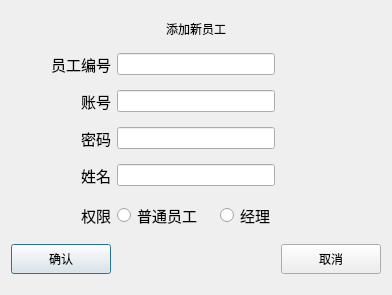
<?xml version="1.0" encoding="UTF-8"?>
<ui version="4.0">
 <class>dlgAddUser</class>
 <widget class="QDialog" name="dlgAddUser">
  <property name="geometry">
   <rect>
    <x>0</x>
    <y>0</y>
    <width>375</width>
    <height>295</height>
   </rect>
  </property>
  <property name="windowTitle">
   <string>Dialog</string>
  </property>
  <layout class="QGridLayout" name="gridLayout">
   <item row="3" column="0">
    <widget class="QLabel" name="label_2">
     <property name="font">
      <font>
       <pointsize>11</pointsize>
      </font>
     </property>
     <property name="text">
      <string>密码</string>
     </property>
     <property name="alignment">
      <set>Qt::AlignRight|Qt::AlignTrailing|Qt::AlignVCenter</set>
     </property>
    </widget>
   </item>
   <item row="5" column="4">
    <widget class="QRadioButton" name="radioButton_2">
     <property name="font">
      <font>
       <pointsize>11</pointsize>
      </font>
     </property>
     <property name="text">
      <string>经理</string>
     </property>
    </widget>
   </item>
   <item row="4" column="1" colspan="4">
    <widget class="QLineEdit" name="leName"/>
   </item>
   <item row="6" column="0">
    <widget class="QPushButton" name="BtnEnter">
     <property name="minimumSize">
      <size>
       <width>100</width>
       <height>30</height>
      </size>
     </property>
     <property name="maximumSize">
      <size>
       <width>100</width>
       <height>16777215</height>
      </size>
     </property>
     <property name="text">
      <string>确认</string>
     </property>
    </widget>
   </item>
   <item row="2" column="0">
    <widget class="QLabel" name="label">
     <property name="font">
      <font>
       <pointsize>11</pointsize>
      </font>
     </property>
     <property name="text">
      <string>账号</string>
     </property>
     <property name="alignment">
      <set>Qt::AlignRight|Qt::AlignTrailing|Qt::AlignVCenter</set>
     </property>
    </widget>
   </item>
   <item row="3" column="1" colspan="4">
    <widget class="QLineEdit" name="lePassword"/>
   </item>
   <item row="2" column="1" colspan="4">
    <widget class="QLineEdit" name="leAccount"/>
   </item>
   <item row="5" column="0">
    <widget class="QLabel" name="label_4">
     <property name="font">
      <font>
       <pointsize>11</pointsize>
      </font>
     </property>
     <property name="text">
      <string>权限</string>
     </property>
     <property name="alignment">
      <set>Qt::AlignRight|Qt::AlignTrailing|Qt::AlignVCenter</set>
     </property>
    </widget>
   </item>
   <item row="6" column="5">
    <widget class="QPushButton" name="BtnCancel">
     <property name="minimumSize">
      <size>
       <width>100</width>
       <height>30</height>
      </size>
     </property>
     <property name="maximumSize">
      <size>
       <width>100</width>
       <height>16777215</height>
      </size>
     </property>
     <property name="text">
      <string>取消</string>
     </property>
    </widget>
   </item>
   <item row="5" column="3">
    <spacer name="horizontalSpacer">
     <property name="orientation">
      <enum>Qt::Horizontal</enum>
     </property>
     <property name="sizeHint" stdset="0">
      <size>
       <width>40</width>
       <height>20</height>
      </size>
     </property>
    </spacer>
   </item>
   <item row="0" column="1" colspan="4">
    <widget class="QLabel" name="label_5">
     <property name="maximumSize">
      <size>
       <width>16777215</width>
       <height>20</height>
      </size>
     </property>
     <property name="text">
      <string>添加新员工</string>
     </property>
     <property name="alignment">
      <set>Qt::AlignCenter</set>
     </property>
    </widget>
   </item>
   <item row="5" column="1">
    <widget class="QRadioButton" name="radioButton">
     <property name="font">
      <font>
       <pointsize>11</pointsize>
      </font>
     </property>
     <property name="text">
      <string>普通员工</string>
     </property>
    </widget>
   </item>
   <item row="4" column="0">
    <widget class="QLabel" name="label_3">
     <property name="font">
      <font>
       <pointsize>11</pointsize>
      </font>
     </property>
     <property name="text">
      <string>姓名</string>
     </property>
     <property name="alignment">
      <set>Qt::AlignRight|Qt::AlignTrailing|Qt::AlignVCenter</set>
     </property>
    </widget>
   </item>
   <item row="1" column="0">
    <widget class="QLabel" name="label_6">
     <property name="font">
      <font>
       <family>宋体</family>
       <pointsize>11</pointsize>
      </font>
     </property>
     <property name="text">
      <string>员工编号</string>
     </property>
     <property name="alignment">
      <set>Qt::AlignRight|Qt::AlignTrailing|Qt::AlignVCenter</set>
     </property>
    </widget>
   </item>
   <item row="1" column="1" colspan="4">
    <widget class="QLineEdit" name="LeID"/>
   </item>
  </layout>
 </widget>
 <tabstops>
  <tabstop>leAccount</tabstop>
  <tabstop>lePassword</tabstop>
  <tabstop>leName</tabstop>
  <tabstop>radioButton</tabstop>
  <tabstop>radioButton_2</tabstop>
  <tabstop>BtnEnter</tabstop>
  <tabstop>BtnCancel</tabstop>
 </tabstops>
 <resources/>
 <connections/>
</ui>
